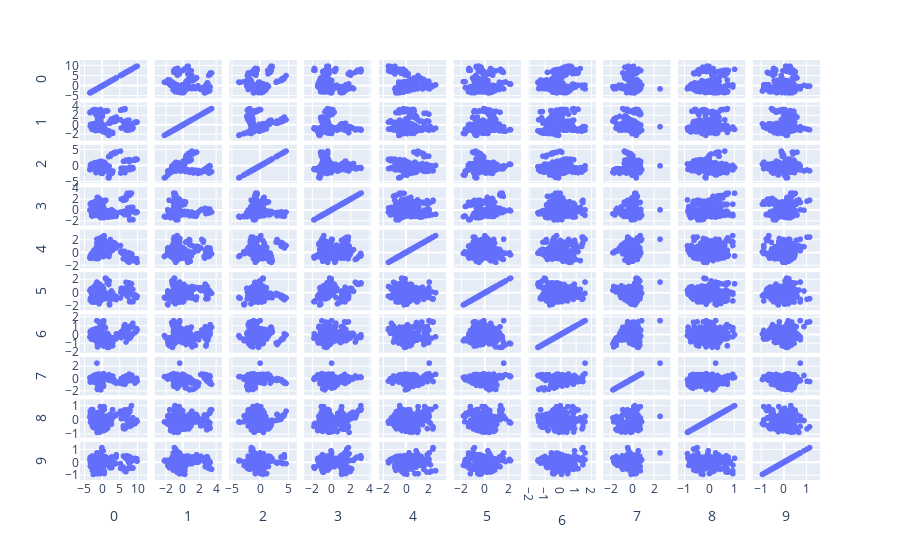

Write notebook code for a chart like this one.
### Code cell
plt.figure(figsize=(15, 10))
import plotly.express as px
fig = px.scatter_matrix(data_vib)
fig.show()

### Figure 1 — Plotly figure (JSON) as saved in the notebook; plotly's stock layout.template omitted (floating-point values rounded to 4 significant figures; data arrays with more than 128 entries replaced by an {"elided": "..."} marker saying what was removed)
{"data": [{"dimensions": [{"axis": {"matches": true}, "label": "0", "values": {"elided": "416 float values"}}, {"axis": {"matches": true}, "label": "1", "values": {"elided": "416 float values"}}, {"axis": {"matches": true}, "label": "2", "values": {"elided": "416 float values"}}, {"axis": {"matches": true}, "label": "3", "values": {"elided": "416 float values"}}, {"axis": {"matches": true}, "label": "4", "values": {"elided": "416 float values"}}, {"axis": {"matches": true}, "label": "5", "values": {"elided": "416 float values"}}, {"axis": {"matches": true}, "label": "6", "values": {"elided": "416 float values"}}, {"axis": {"matches": true}, "label": "7", "values": {"elided": "416 float values"}}, {"axis": {"matches": true}, "label": "8", "values": {"elided": "416 float values"}}, {"axis": {"matches": true}, "label": "9", "values": {"elided": "416 float values"}}], "hovertemplate": "%{xaxis.title.text}=%{x}<br>%{yaxis.title.text}=%{y}<extra></extra>", "legendgroup": "", "marker": {"color": "#636efa", "symbol": "circle"}, "name": "", "showlegend": false, "type": "splom"}], "layout": {"dragmode": "select", "legend": {"tracegroupgap": 0}, "margin": {"t": 60}}}
